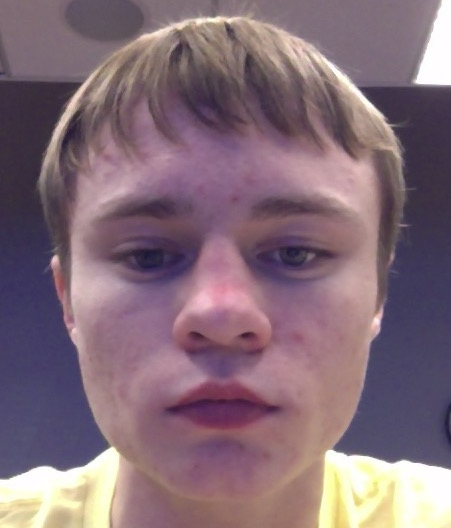
#> input picture myPic.jpg, 451 x 528 px
$ python haar-cascade-Plane.py   (Python 2 division)   (older library calls are emulated)
#> lines starting #> are read from the running program, lines starting #| are printed output that depends on the picture
### plane_tracker.py
#!/usr/bin/env python

'''
Multitarget planar tracking
==================

Example of using features2d framework for interactive video homography matching.
ORB features and FLANN matcher are used. This sample provides PlaneTracker class
and an example of its usage.

video: http://www.youtube.com/watch?v=pzVbhxx6aog

Usage
-----
plane_tracker.py [<video source>]

Keys:
   SPACE  -  pause video
   c      -  clear targets

Select a textured planar object to track by drawing a box with a mouse.
'''

import numpy as np
import cv2

# built-in modules
from collections import namedtuple

# local modules
import video
import common


FLANN_INDEX_KDTREE = 1
FLANN_INDEX_LSH    = 6
flann_params= dict(algorithm = FLANN_INDEX_LSH,
                   table_number = 6, # 12
                   key_size = 12,     # 20
                   multi_probe_level = 1) #2

MIN_MATCH_COUNT = 5

'''
  image     - image to track
  rect      - tracked rectangle (x1, y1, x2, y2)
  keypoints - keypoints detected inside rect
  descrs    - their descriptors
  data      - some user-provided data
'''
PlanarTarget = namedtuple('PlaneTarget', 'image, rect, keypoints, descrs, data')

'''
  target - reference to PlanarTarget
  p0     - matched points coords in target image
  p1     - matched points coords in input frame
  H      - homography matrix from p0 to p1
  quad   - target bounary quad in input frame
'''
TrackedTarget = namedtuple('TrackedTarget', 'target, p0, p1, H, quad')

class PlaneTracker:
    def __init__(self):
        self.detector = cv2.ORB( nfeatures = 1000 )
        self.matcher = cv2.FlannBasedMatcher(flann_params, {})  # bug : need to pass empty dict (#1329)
        self.targets = []

    def add_target(self, image, rect, data=None):
        '''Add a new tracking target.'''
        x0, y0, x1, y1 = rect
        raw_points, raw_descrs = self.detect_features(image)
        points, descs = [], []
        for kp, desc in zip(raw_points, raw_descrs):
            x, y = kp.pt
            if x0 <= x <= x1 and y0 <= y <= y1:
                points.append(kp)
                descs.append(desc)
        descs = np.uint8(descs)
        self.matcher.add([descs])
        target = PlanarTarget(image = image, rect=rect, keypoints = points, descrs=descs, data=None)
        self.targets.append(target)

    # [39 lines left out: functions clear, track, not called in this run]

    def detect_features(self, frame):
        '''detect_features(self, frame) -> keypoints, descrs'''
        keypoints, descrs = self.detector.detectAndCompute(frame, None)
        if descrs is None:  # detectAndCompute returns descs=None if not keypoints found
            descrs = []
        return keypoints, descrs


class App:
    # [8 lines left out: function __init__, not called in this run]

    def on_rect(self, rect):
        self.tracker.add_target(self.frame, rect)

    # [26 lines left out: function run, not called in this run]

# [9 lines that do not run on import are left out]

### haar-cascade-Plane.py
import numpy as np
import cv2
from common import getsize, draw_keypoints
from plane_tracker import PlaneTracker

face_cascade = cv2.CascadeClassifier('haarcascades/haarcascade_frontalface_default.xml')
eye_cascade = cv2.CascadeClassifier('haarcascades/haarcascade_eye.xml')

searchFor = cv2.imread('myPic.jpg',0) # Load Search Image
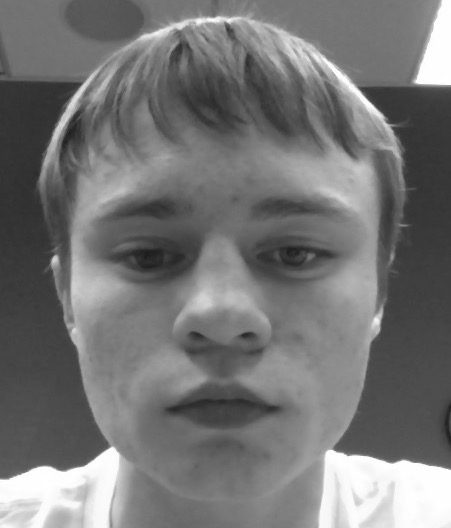
#> searchFor: shape (528, 451); min 29, max 255, mean 117.3
#searchForGray = cv2.cvtColor(searchFor, cv2.COLOR_BGR2GRAY) # Change to GRAY
searchHeight, searchWidth = searchFor.shape
#> searchHeight = 528; searchWidth = 451

tracker = PlaneTracker()
tracker.add_target(searchFor, (0, 0, searchWidth, searchHeight))
#> in detect_features, `keypoints, descrs = self.detector.detectAndCompute(frame, None)`: keypoints = 419 keypoints; strongest (x, y, size): (112, 448, 77.1), (112, 449, 53.6), (55, 257, 37.2), (55, 256, 44.6)
#> in add_target, `raw_points, raw_descrs = self.detect_features(image)`: raw_points has the same summary as keypoints in detect_features
#> the loop in add_target, `for kp, desc in zip(raw_points, raw_descrs):` made 419 passes
#> (kp, x, y) on passes 1 to 3: (keypoint at (177, 31), size 31, 177, 31), (keypoint at (144, 33), size 31, 144, 33), (keypoint at (139, 39), size 31, 139, 39)
#> after the loop in add_target, `for kp, desc in zip(raw_points, raw_descrs):`: descs = 419 items; points has the same summary as keypoints in detect_features
#> in add_target, `target = PlanarTarget(image = image, rect=rect, keypoints = points, de..`: target = 5 items

cap = cv2.VideoCapture(0) # Init Camera

while(True):
	# Get Frame
	ret, img = cap.read()
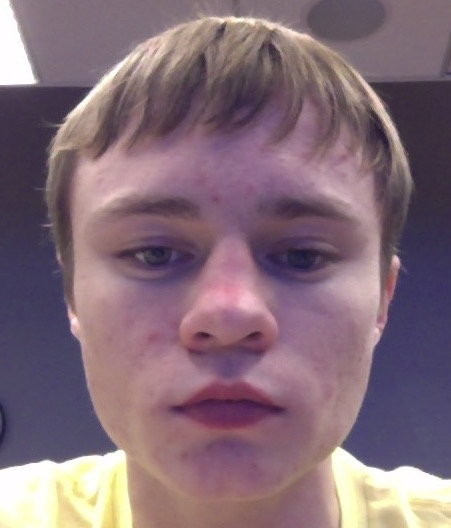
#> input picture myPic_H.jpg, 451 x 528 px, given in place of the camera
#> img is the input picture: shape (528, 451, 3); mean B, G, R 120.2, 109, 132.5
	gray = cv2.cvtColor(img, cv2.COLOR_BGR2GRAY)
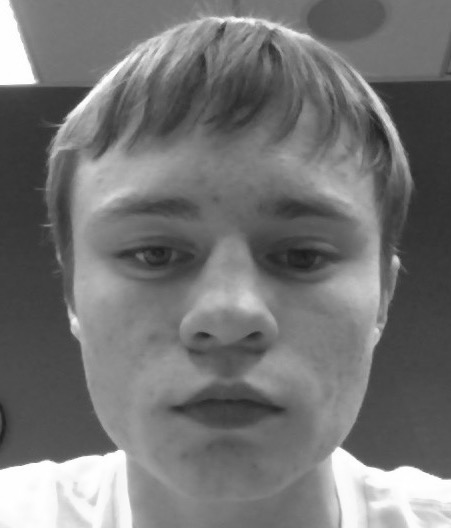
#> gray: shape (528, 451); min 28, max 255, mean 117.3

	faces = face_cascade.detectMultiScale(gray, 1.3, 5)
#> faces = ()
	for (x,y,w,h) in faces:
		cv2.rectangle(img,(x,y),(x+w,y+h),(255,0,0),2) # Draw Faces On img

		# Crop Face
		cropped = img[y:y+h, x:x+w]
		#croppedGray = cv2.cvtColor(cropped, cv2.COLOR_BGR2GRAY)


		tracked = tracker.track(cropped)
		print len(tracked)
#> this loop made 0 passes


	# Show Result
	cv2.imshow('Raw Image',img)

	# Check For Close
	if cv2.waitKey(1) & 0xFF == ord('q'):
#> (key q is pressed here)
		break

# When everything done, release the capture
cap.release()
cv2.destroyAllWindows()
